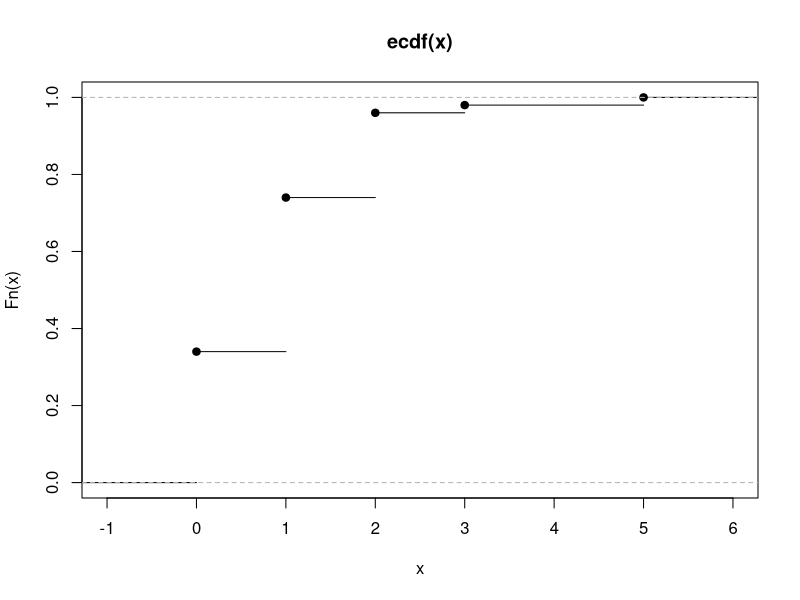
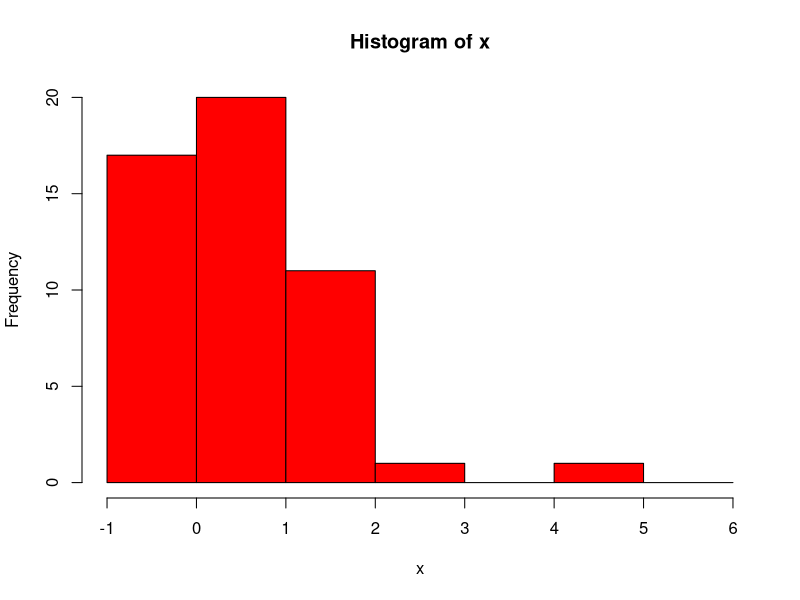
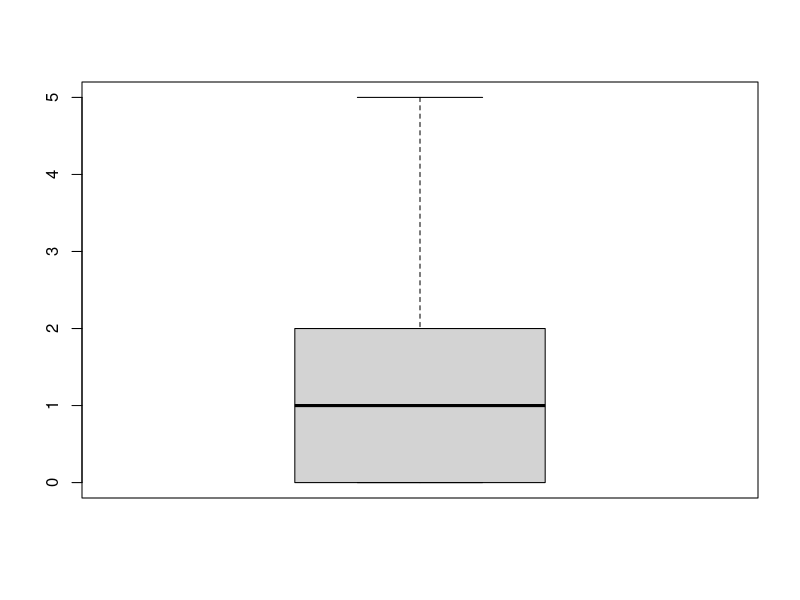

Write the R code that produced these figures, in order. (Note: this script raises an error after producing the figures.)
#Вариант 4.
###############################################################
###############################################################
# N. 1.
###############################################################
###############################################################

#Данные эксперимента
a1 = 0.01; a = 0.00; b = 1.40; l0 = 3.00; l1 = 1.00;
x<-c(0, 1, 1, 1, 0, 1, 0, 0, 0, 0, 2, 1, 2, 0, 2, 0, 1, 1, 0, 2, 1, 1, 1, 0, 1, 1, 2, 1, 2, 1, 2, 1, 2, 1, 2, 1, 0, 0, 1, 0, 2, 0, 0, 2, 0, 0, 1, 1, 3, 5);

################################################################
#а.1. Получим вариационный ряд
sort(x);

#a.2. Эмпириеская функция распределения, принимающая в точке x значение, 
#равное отношению числа наблюдений, меньших x, к общему числу наблюдений
empirical_function<-function(x,t){z<-x[x<t]; length(z)/length(x)};
#её график
plot(ecdf(x));

#a.3. Построим гистограмму частот от -1 до 6 с шагом 1.
#Значения попавшие на границу интерваловбудут отнесены в правый интервалл
hist(x,breaks=c(min(x-1):max(x+1)),freq=TRUE,right=TRUE,col="red");


################################################################
#b.1. Вычислим математическое ожидание
mean<-sum(x)/length(x); mean;

#b.2. Вычислим дисперсию
var<-sum(x^2)/length(x)-mean^2; var;

#b.3. Вычислим медиану
sqd<-sqrt(var);
#график 1-3
boxplot(x)

#b.4. Вычислим асимметрию
asm<-sum((x-mean)^3)/length(x)/var^(3/2); asm;

#b.5. Вычислим эксцесс
exc<-sum((x-mean)^4)/length(x)/var^2-3; exc;

#b.6. Вычислим вероятность P(X принадлеж [a, b]
Pab<- length(x[a <= x & x <= b]) /  length(x); Pab;


################################################################
#Предположим, что исходные наблюдения являются выборкой из распределения Пуассона
#c.1. Построим оценку максимального правдоподбия параметра theta
library(fitdistrplus)
mle<-fitdist(x,"pois",method='mle', start = 1)
mle$estimate

#c.2. Построим оценку theta по методу моментов
mme<-fitdist(x,"pois",method='mme')
mme$estimate
estimate <- mme$estimate

################################################################
#d. Построить асимптотический доверительный интервал уровня значимости a1 для параметра
#l на базе ОМП
ACI<-array(dim=2);
#Для распределения Пуассона, информация фишера (для выборки)
I<-function(a){length(a)*1/a};
#находим доверит. интервалл из св-в состоятельности и асимпт. нормальности
ACI_delta<- qnorm(1-a1/2)/sqrt(I(estimate));
ACI[1]<-estimate-ACI_delta; ACI[2]<-estimate+ACI_delta; ACI

################################################################
#e.1. Используя гистограмму частот, построить критерий значимости Xi^2 проверки простой 
#гипотезы согласия с распределением Пуассона с параметром l0.

#e.2. Проверить гипотезу на уровне значимости a1.

#e.3. Вычислить наибольшее значение уровня значимости, на котором еще нет оснований отвергнуть данную гипотезу.


################################################################
#f.1. Построить критерий значимости Xi^2 проверки сложной гипотезы согласия с распределением Пуассона. 
#f.2. Проверить гипотезу на уровне значимости a1. Вычислить наибольшее значение уровня значимости, 
#на котором еще нет оснований отвергнуть данную гипотезу.


################################################################
#g.1. Построить наиболее мощный критерий проверки простой гипотезы пуассоновости с параметром l=l0, при альтернативе
#пуассоновости с параметром l=l1,

#g.2. Проверить гипотезу на уровне значимости a1. Что получается, если поменять местами основную и альтернативную гипотезы?


################################################################
################################################################
#h.В пунктах (c)-(f) заменить семейство распределений Пуассона на семейство геометрических распределений.
################################################################
#Предположим, что исходные наблюдения являются выборкой из распределения геометрических распределений
#h.c.1. Построим оценку максимального правдоподбия параметра theta
library(maxLik)
LL<-function(t){sum(dgeom(x,t[1],log=TRUE))}
mme<-maxNR(LL,start=c(1))
estimate<-ml$estimate; estimate #оценка макс.правдоподобия

#h.c.3. Найдем смещение оценок
#Оценка не смещенная!

################################################################
#h.d. Построить асимптотический доверительный интервал уровня значимости a1 для параметра
#l на базе ОМП
ACI2<-array(dim=2)
ACI_delta<-qnorm(1-a1/2)
ACI2[1]<-mean-ACI_delta*sqrt((mean*(mean+1))/length(x)) #левая граница Д.И.
ACI2[2]<-mean+ACI_delta*sqrt((mean*(mean+1))/length(x)) #правая граница Д.И.
ACI2


################################################################
#h.e.1. Используя гистограмму частот, построить критерий значимости Xi^2 проверки простой 
#гипотезы согласия с распределением Пуассона с параметром l0.

#h.e.2. Проверить гипотезу на уровне значимости a1.

#h.e.3. Вычислить наибольшее значение уровня значимости, на котором еще нет оснований отвергнуть данную гипотезу.


################################################################
#h.f.1. Построить критерий значимости Xi^2 проверки сложной гипотезы согласия с распределением Пуассона. 

#h.f.2. Проверить гипотезу на уровне значимости a1. Вычислить наибольшее значение уровня значимости, 
#на котором еще нет оснований отвергнуть данную гипотезу.
